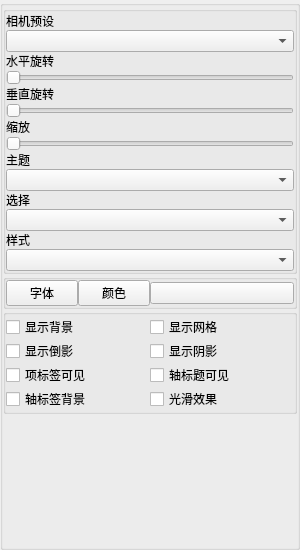
       <widget class="QWidget" name="W_Q3DSurface">
        <attribute name="title">
         <string>Q3DSurface</string>
        </attribute>
        <layout class="QVBoxLayout" name="verticalLayout_11">
         <property name="spacing">
          <number>0</number>
         </property>
         <property name="leftMargin">
          <number>0</number>
         </property>
         <property name="topMargin">
          <number>0</number>
         </property>
         <property name="rightMargin">
          <number>0</number>
         </property>
         <property name="bottomMargin">
          <number>0</number>
         </property>
         <item>
          <widget class="QGroupBox" name="GB_Q3DSurface_Panel">
           <property name="title">
            <string/>
           </property>
           <layout class="QVBoxLayout" name="verticalLayout_8">
            <property name="spacing">
             <number>0</number>
            </property>
            <property name="leftMargin">
             <number>0</number>
            </property>
            <property name="topMargin">
             <number>0</number>
            </property>
            <property name="rightMargin">
             <number>0</number>
            </property>
            <property name="bottomMargin">
             <number>0</number>
            </property>
            <item>
             <widget class="QGroupBox" name="GB_Q3DSurface_Form">
              <property name="title">
               <string/>
              </property>
              <layout class="QVBoxLayout" name="verticalLayout_6">
               <property name="spacing">
                <number>0</number>
               </property>
               <property name="leftMargin">
                <number>0</number>
               </property>
               <property name="topMargin">
                <number>0</number>
               </property>
               <property name="rightMargin">
                <number>0</number>
               </property>
               <property name="bottomMargin">
                <number>0</number>
               </property>
               <item>
                <widget class="QLabel" name="L_Q3DSurface_Camera">
                 <property name="text">
                  <string>相机预设</string>
                 </property>
                </widget>
               </item>
               <item>
                <widget class="QComboBox" name="CB_Q3DSurface_Camera"/>
               </item>
               <item>
                <widget class="QLabel" name="L_Q3DSurface_Rotate_Z">
                 <property name="text">
                  <string>水平旋转</string>
                 </property>
                </widget>
               </item>
               <item>
                <widget class="QSlider" name="S_Q3DSurface_Rotate_Z">
                 <property name="orientation">
                  <enum>Qt::Horizontal</enum>
                 </property>
                </widget>
               </item>
               <item>
                <widget class="QLabel" name="L_Q3DSurface_Rotate_X">
                 <property name="text">
                  <string>垂直旋转</string>
                 </property>
                </widget>
               </item>
               <item>
                <widget class="QSlider" name="S_Q3DSurface_Rotate_X">
                 <property name="orientation">
                  <enum>Qt::Horizontal</enum>
                 </property>
                </widget>
               </item>
               <item>
                <widget class="QLabel" name="L_Q3DSurface_Zoom">
                 <property name="text">
                  <string>缩放</string>
                 </property>
                </widget>
               </item>
               <item>
                <widget class="QSlider" name="S_Q3DSurface_Zoom">
                 <property name="orientation">
                  <enum>Qt::Horizontal</enum>
                 </property>
                </widget>
               </item>
               <item>
                <widget class="QLabel" name="L_Q3DSurface_Them">
                 <property name="text">
                  <string>主题</string>
                 </property>
                </widget>
               </item>
               <item>
                <widget class="QComboBox" name="CB_Q3DSurface_Theme"/>
               </item>
               <item>
                <widget class="QLabel" name="L_Q3DSurface_Select">
                 <property name="text">
                  <string>选择</string>
                 </property>
                </widget>
               </item>
               <item>
                <widget class="QComboBox" name="CB_Q3DSurface_Select"/>
               </item>
               <item>
                <widget class="QLabel" name="L_Q3DSurface_Style">
                 <property name="text">
                  <string>样式</string>
                 </property>
                </widget>
               </item>
               <item>
                <widget class="QComboBox" name="CB_Q3DSurface_Style"/>
               </item>
              </layout>
             </widget>
            </item>
            <item>
             <widget class="QGroupBox" name="GB_Q3DSurface_Layout">
              <property name="title">
               <string/>
              </property>
              <layout class="QGridLayout" name="gridLayout_3">
               <property name="leftMargin">
                <number>0</number>
               </property>
               <property name="topMargin">
                <number>0</number>
               </property>
               <property name="rightMargin">
                <number>0</number>
               </property>
               <property name="bottomMargin">
                <number>0</number>
               </property>
               <property name="spacing">
                <number>0</number>
               </property>
               <item row="0" column="1">
                <widget class="QPushButton" name="PB_Q3DSurface_Color">
                 <property name="sizePolicy">
                  <sizepolicy hsizetype="Fixed" vsizetype="Fixed">
                   <horstretch>0</horstretch>
                   <verstretch>0</verstretch>
                  </sizepolicy>
                 </property>
                 <property name="minimumSize">
                  <size>
                   <width>72</width>
                   <height>0</height>
                  </size>
                 </property>
                 <property name="maximumSize">
                  <size>
                   <width>72</width>
                   <height>16777215</height>
                  </size>
                 </property>
                 <property name="text">
                  <string>颜色</string>
                 </property>
                </widget>
               </item>
               <item row="0" column="0">
                <widget class="QPushButton" name="PB_Q3DSurface_Font">
                 <property name="sizePolicy">
                  <sizepolicy hsizetype="Fixed" vsizetype="Fixed">
                   <horstretch>0</horstretch>
                   <verstretch>0</verstretch>
                  </sizepolicy>
                 </property>
                 <property name="minimumSize">
                  <size>
                   <width>72</width>
                   <height>0</height>
                  </size>
                 </property>
                 <property name="maximumSize">
                  <size>
                   <width>72</width>
                   <height>16777215</height>
                  </size>
                 </property>
                 <property name="text">
                  <string>字体</string>
                 </property>
                </widget>
               </item>
               <item row="0" column="3">
                <widget class="QPushButton" name="PB_Q3DSurface_Gradient">
                 <property name="sizePolicy">
                  <sizepolicy hsizetype="Fixed" vsizetype="Fixed">
                   <horstretch>0</horstretch>
                   <verstretch>0</verstretch>
                  </sizepolicy>
                 </property>
                 <property name="minimumSize">
                  <size>
                   <width>144</width>
                   <height>0</height>
                  </size>
                 </property>
                 <property name="maximumSize">
                  <size>
                   <width>72</width>
                   <height>16777215</height>
                  </size>
                 </property>
                 <property name="text">
                  <string/>
                 </property>
                </widget>
               </item>
              </layout>
             </widget>
            </item>
            <item>
             <widget class="QGroupBox" name="GB_Q3DSurface_Grid">
              <property name="title">
               <string/>
              </property>
              <layout class="QGridLayout" name="gridLayout_4">
               <property name="leftMargin">
                <number>0</number>
               </property>
               <property name="topMargin">
                <number>0</number>
               </property>
               <property name="rightMargin">
                <number>0</number>
               </property>
               <property name="bottomMargin">
                <number>0</number>
               </property>
               <property name="spacing">
                <number>0</number>
               </property>
               <item row="1" column="1">
                <widget class="QCheckBox" name="CB_Q3DSurface_Grid">
                 <property name="text">
                  <string>显示网格</string>
                 </property>
                </widget>
               </item>
               <item row="3" column="0">
                <widget class="QCheckBox" name="CB_Q3DSurface_Item_Label">
                 <property name="text">
                  <string>项标签可见</string>
                 </property>
                </widget>
               </item>
               <item row="4" column="0">
                <widget class="QCheckBox" name="CB_Q3DSurface_Axis_Background">
                 <property name="text">
                  <string>轴标签背景</string>
                 </property>
                </widget>
               </item>
               <item row="2" column="1">
                <widget class="QCheckBox" name="CB_Q3DSurface_Shadow">
                 <property name="text">
                  <string>显示阴影</string>
                 </property>
                </widget>
               </item>
               <item row="1" column="0">
                <widget class="QCheckBox" name="CB_Q3DSurface_Background">
                 <property name="text">
                  <string>显示背景</string>
                 </property>
                </widget>
               </item>
               <item row="2" column="0">
                <widget class="QCheckBox" name="CB_Q3DSurface_Reflection">
                 <property name="text">
                  <string>显示倒影</string>
                 </property>
                </widget>
               </item>
               <item row="3" column="1">
                <widget class="QCheckBox" name="CB_Q3DSurface_Axis_Title">
                 <property name="text">
                  <string>轴标题可见</string>
                 </property>
                </widget>
               </item>
               <item row="4" column="1">
                <widget class="QCheckBox" name="CB_Q3DSurface_Smooth">
                 <property name="text">
                  <string>光滑效果</string>
                 </property>
                </widget>
               </item>
              </layout>
             </widget>
            </item>
            <item>
             <spacer name="S_Q3DSurface">
              <property name="orientation">
               <enum>Qt::Vertical</enum>
              </property>
              <property name="sizeHint" stdset="0">
               <size>
                <width>20</width>
                <height>133</height>
               </size>
              </property>
             </spacer>
            </item>
           </layout>
          </widget>
         </item>
        </layout>
       </widget>
